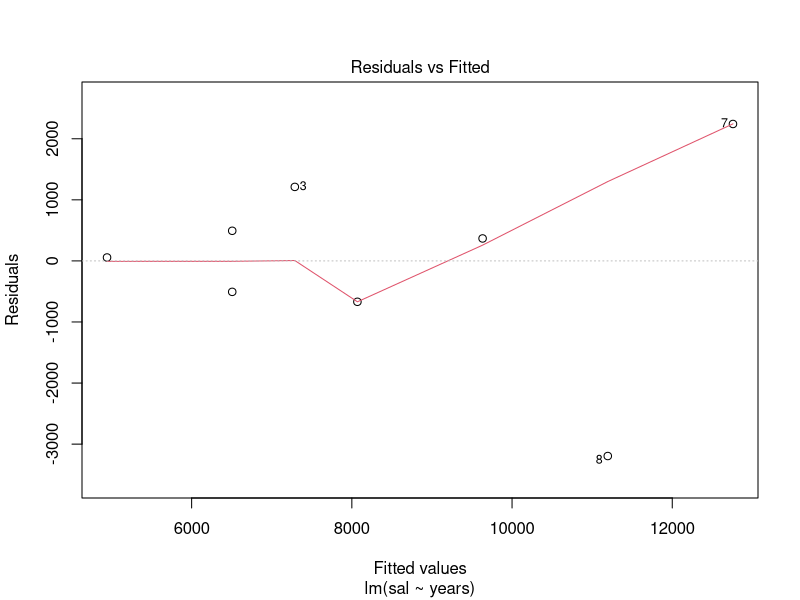
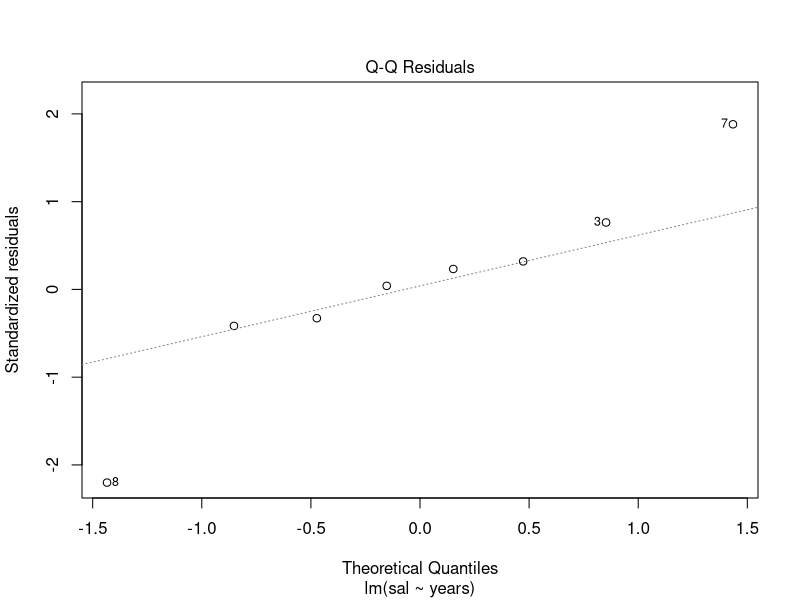
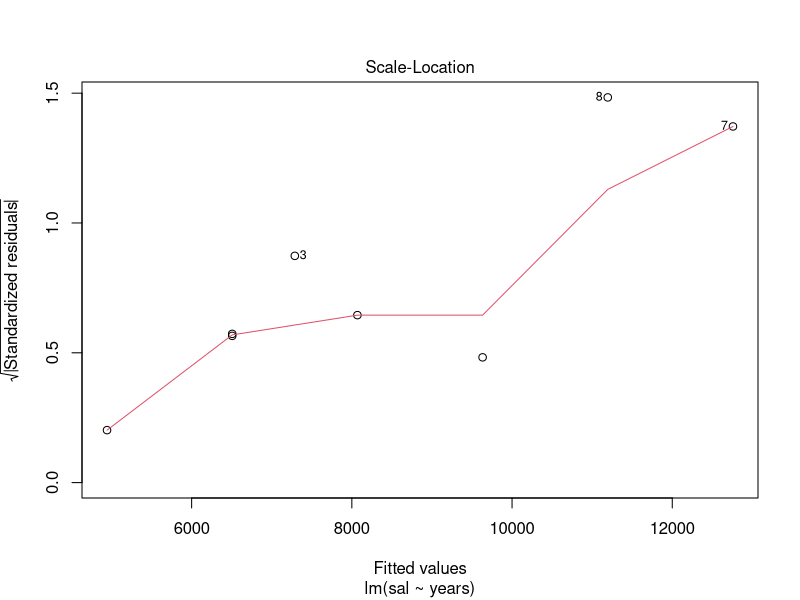
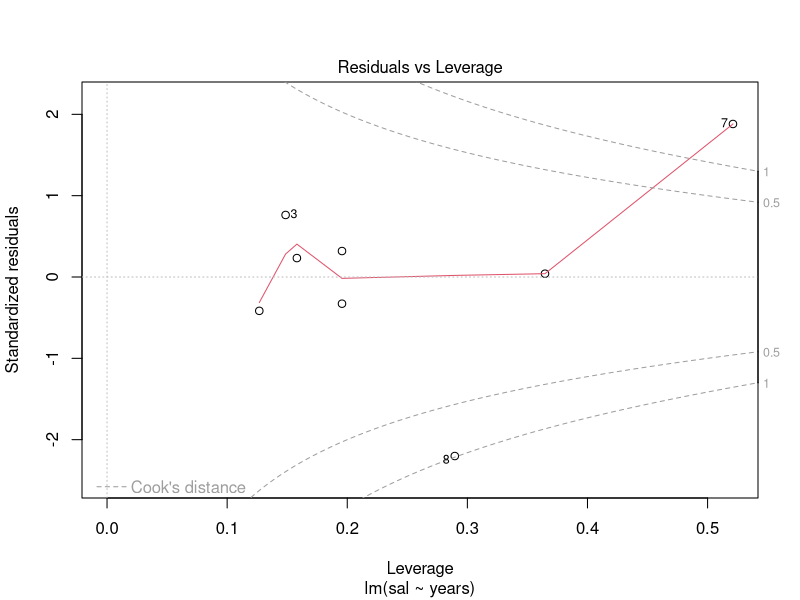
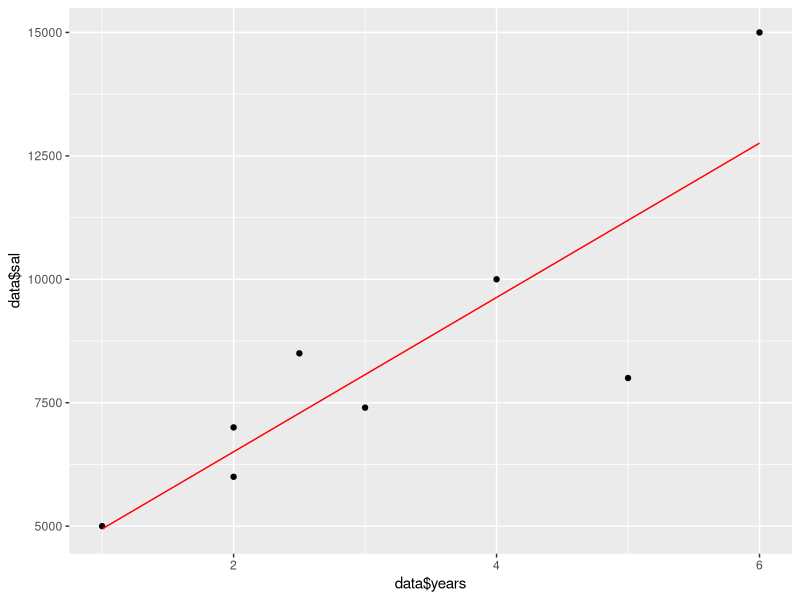

Reproduce these figures in R, in order.
library(ggplot2)
data = data.frame(
  years = c(1, 2, 2.5, 3, 4, 2, 6, 5),
  sal = c(5000, 7000, 8500, 7400, 10000, 6000, 15000, 8000)
)
model = lm(formula = sal~years, data)
ypred = predict(model, data)
coef(model)
plot(model)
ggplot()+geom_point(aes(x = data$years, y = data$sal)) + geom_line(aes(x=data$years,y=predict(model,data)), color = "red")

                                                                   